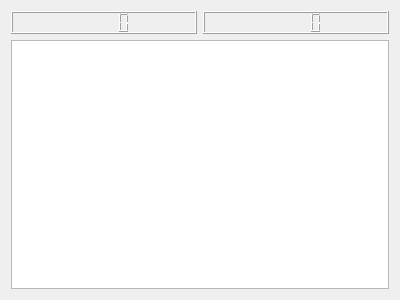
<?xml version="1.0" encoding="UTF-8"?>
<ui version="4.0">
 <class>Widget</class>
 <widget class="QWidget" name="Widget">
  <property name="geometry">
   <rect>
    <x>0</x>
    <y>0</y>
    <width>400</width>
    <height>300</height>
   </rect>
  </property>
  <property name="windowTitle">
   <string>Widget</string>
  </property>
  <layout class="QGridLayout" name="gridLayout">
   <item row="0" column="0">
    <widget class="QLCDNumber" name="scorePlayer1"/>
   </item>
   <item row="0" column="1">
    <widget class="QLCDNumber" name="scorePlayer2"/>
   </item>
   <item row="2" column="0" colspan="2">
    <widget class="QGraphicsView" name="graphicsView"/>
   </item>
  </layout>
 </widget>
 <layoutdefault spacing="6" margin="11"/>
 <resources/>
 <connections/>
</ui>
